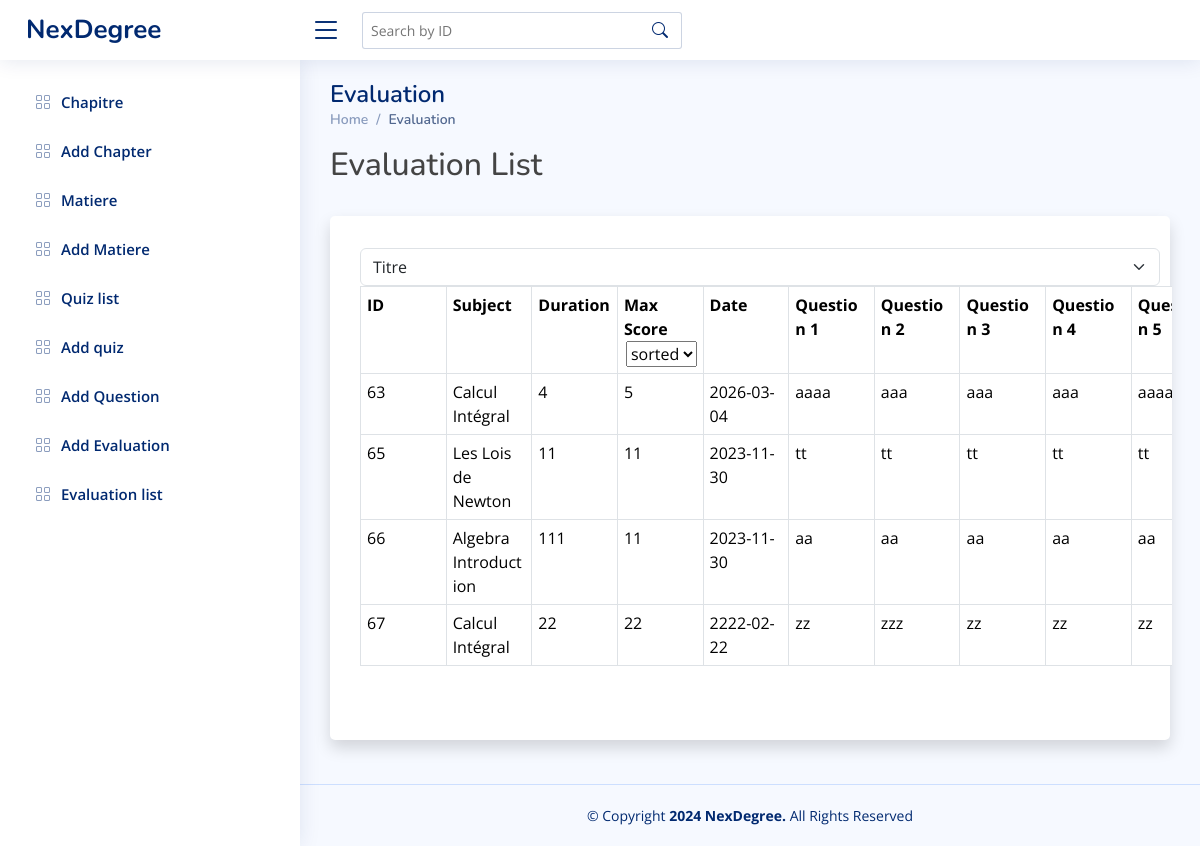
The page /View/BackOffice/EvaluationList.php on the database its author committed.
### tables this page shows
CREATE TABLE `evaluation` (
  `id` int(11) NOT NULL,
  `matiere` varchar(50) NOT NULL,
  `duree` int(11) NOT NULL,
  `noteMax` float NOT NULL,
  `date2` date NOT NULL,
  `quest1` text NOT NULL,
  `quest2` text NOT NULL,
  `quest3` text NOT NULL,
  `quest4` text NOT NULL,
  `quest5` text NOT NULL,
  `id_chapitre` int(11) DEFAULT NULL
);

### controller/EvaluationController.php (called while the page is built, shortened)
<?php
class EvaluationController {
    public function listEvaluation($matiere = null) {
        $db = config::getConnexion();
        if ($matiere) {
            $sql = "SELECT * FROM evaluation WHERE matiere = ?";
            $stmt = $db->prepare($sql);
            $stmt->execute([$matiere]);
        } else {
            $sql = "SELECT * FROM evaluation";
            $stmt = $db->query($sql);
        }
        try {
            return $stmt->fetchAll(PDO::FETCH_ASSOC);
        } catch (Exception $e) {
            die('Erreur : ' . $e->getMessage());
        }
    }
}
?>

### View/BackOffice/EvaluationList.php (the view, shortened to what this page needs)
<?php
include '../../Controller/EvaluationController.php';
$evalc=new EvaluationController();
    $list=$evalc->listEvaluation();
    if ($_SERVER['REQUEST_METHOD'] === 'POST' && !empty($_POST['query'])) {
        $query = trim($_POST['query']);
        if (is_numeric($query)) {
            $list = [];
            $result = $evalc->getEvaluation($query);
            if ($result) {
                $list[] = $result;
            }
        } else {
            $list = [];
            echo '<p>No evaluation found for the given ID.</p>';
        }
    } else {
        $list = $evalc->listEvaluation();
    }
?>
<!DOCTYPE html>
<html lang="en">
<head>
    <link href="assets/vendor/bootstrap/css/bootstrap.min.css" rel="stylesheet" />
    <link href="assets/vendor/bootstrap-icons/bootstrap-icons.css" rel="stylesheet" />
    <link href="assets/vendor/boxicons/css/boxicons.min.css" rel="stylesheet" />
    <link href="assets/vendor/quill/quill.snow.css" rel="stylesheet" />
    <link href="assets/vendor/quill/quill.bubble.css" rel="stylesheet" />
    <link href="assets/vendor/remixicon/remixicon.css" rel="stylesheet" />
    <link href="assets/vendor/simple-datatables/style.css" rel="stylesheet" />
    <link href="assets/css/style.css" rel="stylesheet" />
</head>
<body id="page-top">
    <header id="header" class="header fixed-top d-flex align-items-center">
        <div class="d-flex align-items-center justify-content-between">
            <a href="index.php" class="logo d-flex align-items-center">
                <span class="d-none d-lg-block">NexDegree</span>
            </a>
            <i class="bi bi-list toggle-sidebar-btn"></i>
            <div class="search-bar">
    <form class="search-form d-flex align-items-center" method="POST" action="">
        <input type="text" name="query" placeholder="Search by ID" title="Enter ID to search" />
        <button type="submit" title="Search">
            <i class="bi bi-search"></i>
        </button>
    </form>
</div>
        </div>
    </header>
    <div id="wrapper">
        <aside id="sidebar" class="sidebar">
            <ul class="sidebar-nav" id="sidebar-nav">
            <li class="nav-item">
        <a class="nav-link collapsed" href="index.php">
          <i class="bi bi-grid"></i>
          <span>Chapitre</span>
        </a>
      </li>
      <li class="nav-item">
        <a class="nav-link collapsed" href="addchapitre.php">
          <i class="bi bi-grid"></i>
          <span>Add Chapter</span>
        </a>
        </li>
        <li class="nav-item">
        <a class="nav-link collapsed" href="affichematiere.php">
          <i class="bi bi-grid"></i>
          <span>Matiere</span>
        </a>
        </li>
        <li class="nav-item">
        <a class="nav-link collapsed" href="addmatiere.php">
          <i class="bi bi-grid"></i>
          <span>Add Matiere</span>
        </a>
        </li>
        <li class="nav-item">
        <a class="nav-link collapsed" href="quizList.php">
          <i class="bi bi-grid"></i>
          <span>Quiz list</span>
        </a>
        </li>
        <li class="nav-item">
        <a class="nav-link collapsed" href="addquiz.php">
          <i class="bi bi-grid"></i>
          <span>Add quiz </span>
        </a>
        </li>
        <li class="nav-item">
        <a class="nav-link collapsed" href="addQuestion.php">
          <i class="bi bi-grid"></i>
          <span>Add Question </span>
        </a>
        </li>
        <li class="nav-item">
        <a class="nav-link collapsed" href="addEvaluation.php">
          <i class="bi bi-grid"></i>
          <span>Add Evaluation </span>
        </a>
        </li>
        <li class="nav-item">
        <a class="nav-link collapsed" href="EvaluationList.php">
          <i class="bi bi-grid"></i>
          <span>Evaluation list </span>
        </a>
        </li>
            </ul>
        </aside>
        <main id="main" class="main">
      <div class="pagetitle">
        <h1>Evaluation</h1>
        <nav>
          <ol class="breadcrumb">
            <li class="breadcrumb-item"><a href="index.php">Home</a></li>
            <li class="breadcrumb-item active">Evaluation</li>
          </ol>
        </nav>
      </div>
        <div id="content-wrapper" class="d-flex flex-column">
        <div class="d-sm-flex align-items-center justify-content-between mb-4">
          <h1 class="h2 mb-0 text-gray-800">Evaluation List</h1>
        </div>
                    <div class="row" style="margin-top: 8px;">
                        <div class="col-xl-12 col-md-6 mb-4">
                            <div class="card border-left-primary shadow h-100 py-2">
                                <div class="card-body">
                                    <div class="row no-gutters align-items-center">
                                        <div class="table-responsive">
        <select name="matiere" id="filterSubject" class="form-select" aria-label="Default select example" required>
          <option value="">Titre</option>
        </select>
                                        <table class="table table-bordered" id="evaluationTable">
    <tr>
        <th> ID </th>
        <th> Subject </th>
        <th> Duration </th>
        <th>
            Max Score
            <select id="sortMaxScore" style="margin-left: 2px;">
                <option value="none">sorted</option>
            </select>
        </th>
        <th id="sortByDate" style="cursor: pointer;"> Date </th>
        <th> Question 1 </th>
        <th> Question 2 </th>
        <th> Question 3 </th>
        <th> Question 4 </th>
        <th> Question 5 </th>
    </tr>
    <?php foreach ($list as $eval) { ?>
        <tr>
            <td><?php echo $eval['id'] ?></td>
            <td><?php echo $eval['matiere'] ?></td>
            <td><?php echo $eval['duree'] ?></td>
            <td><?php echo $eval['noteMax'] ?></td>
            <td><?php echo $eval['date2'] ?></td>
            <td><?php echo $eval['quest1'] ?></td>
            <td><?php echo $eval['quest2'] ?></td>
            <td><?php echo $eval['quest3'] ?></td>
            <td><?php echo $eval['quest4'] ?></td>
            <td><?php echo $eval['quest5'] ?></td>
        </tr>
    <?php } ?>
</table>
                                        </div>
                                    </div>
                                </div>
                            </div>
                        </div>
                    </div>
                </div>
            </div>
            <footer id="footer" class="footer">
                <div class="copyright">
                    &copy; Copyright <strong><span>2024 NexDegree.</span></strong> All Rights Reserved
                </div>
            </footer>
</body>
</html>

### View/BackOffice/assets/css/style.css (style rules this page uses)
:root { scroll-behavior: smooth; }
body { font-family: "Open Sans", sans-serif; background: #f6f9ff; color: #444444; }
a { color: #4154f1; text-decoration: none; }
h1, h2, h3, h4, h5, h6 { font-family: "Nunito", sans-serif; }
#main { margin-top: 60px; padding: 20px 30px; transition: all 0.3s; }
.pagetitle { margin-bottom: 10px; }
.pagetitle h1 { font-size: 24px; margin-bottom: 0; font-weight: 600; color: #012970; }
.card { margin-bottom: 30px; border: none; border-radius: 5px; box-shadow: 0px 0 30px rgba(1, 41, 112, 0.1); }
.card-body { padding: 0 20px 20px 20px; }
.breadcrumb { font-size: 14px; font-family: "Nunito", sans-serif; color: #899bbd; font-weight: 600; }
.breadcrumb a { color: #899bbd; transition: 0.3s; }
.breadcrumb .breadcrumb-item::before { color: #899bbd; }
.breadcrumb .active { color: #51678f; font-weight: 600; }
.logo { line-height: 1; }
@media (min-width: 1200px) { .logo { width: 280px; } }
.logo span { font-size: 26px; font-weight: 700; color: #012970; font-family: "Nunito", sans-serif; }
.header { transition: all 0.5s; z-index: 997; height: 60px; box-shadow: 0px 2px 20px rgba(1, 41, 112, 0.1); background-color: #fff; padding-left: 20px; }
.header .toggle-sidebar-btn { font-size: 32px; padding-left: 10px; cursor: pointer; color: #012970; }
.header .search-bar { min-width: 360px; padding: 0 20px; }
.header .search-form { width: 100%; }
.header .search-form input { border: 0; font-size: 14px; color: #012970; border: 1px solid rgba(1, 41, 112, 0.2); padding: 7px 38px 7px 8px; border-radius: 3px; transition: 0.3s; width: 100%; }
.header .search-form button { border: 0; padding: 0; margin-left: -30px; background: none; }
.header .search-form button i { color: #012970; }
.sidebar { position: fixed; top: 60px; left: 0; bottom: 0; width: 300px; z-index: 996; transition: all 0.3s; padding: 20px; overflow-y: auto; scrollbar-width: thin; scrollbar-color: #aab7cf transparent; box-shadow: 0px 0px 20px rgba(1, 41, 112, 0.1); background-color: #fff; }
@media (min-width: 1200px) { #main, #footer { margin-left: 300px; } }
.sidebar-nav { padding: 0; margin: 0; list-style: none; }
.sidebar-nav li { padding: 0; margin: 0; list-style: none; }
.sidebar-nav .nav-item { margin-bottom: 5px; }
.sidebar-nav .nav-link { display: flex; align-items: center; font-size: 15px; font-weight: 600; color: #4154f1; transition: 0.3; background: #f6f9ff; padding: 10px 15px; border-radius: 4px; }
.sidebar-nav .nav-link i { font-size: 16px; margin-right: 10px; color: #4154f1; }
.sidebar-nav .nav-link.collapsed { color: #012970; background: #fff; }
.sidebar-nav .nav-link.collapsed i { color: #899bbd; }
.footer { padding: 20px 0; font-size: 14px; transition: all 0.3s; border-top: 1px solid #cddfff; }
.footer .copyright { text-align: center; color: #012970; }

### View/BackOffice/EvaluationList.php (style rules this page uses)
.table { width: 150%; table-layout: fixed; }
.table th, .table td { word-wrap: break-word; text-overflow: ellipsis; padding: 6px; }
.table td:nth-child(1), .table td:nth-child(2) { width: 80px; }
.table td:nth-child(6) { width: 120px; }
.table-responsive { margin-left: 10px; overflow-x: auto; }

### rows shown on the page
evaluation: id "63", matiere "Calcul Intégral", duree "4", noteMax "5", date2 "2026-03-04", quest1 "aaaa", quest2 "aaa", quest3 "aaa", quest4 "aaa", quest5 "aaaa"
evaluation: id "65", matiere "Les Lois de Newton", duree "11", noteMax "11", date2 "2023-11-30", quest1 "tt", quest2 "tt", quest3 "tt", quest4 "tt", quest5 "tt"
evaluation: id "66", matiere "Algebra Introduction", duree "111", noteMax "11", date2 "2023-11-30", quest1 "aa", quest2 "aa", quest3 "aa", quest4 "aa", quest5 "aa"
evaluation: id "67", matiere "Calcul Intégral", duree "22", noteMax "22", date2 "2222-02-22", quest1 "zz", quest2 "zzz", quest3 "zz", quest4 "zz", quest5 "zz"
